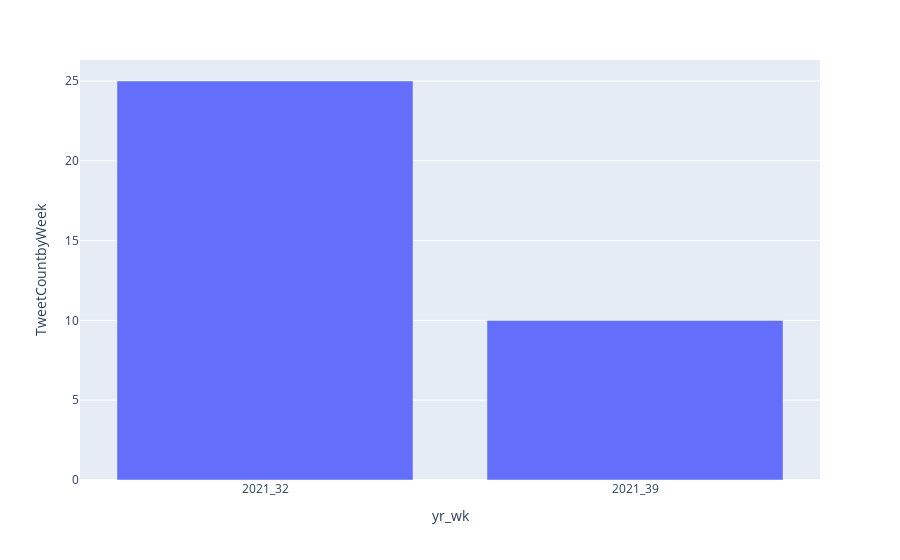

Notebook code for this chart:
### Code cell
tempdf = ps.DataFrame(dfWeek)

tempdf.plot(kind='bar', x='yr_wk', y='TweetCountbyWeek')

### Figure 1 — Plotly figure (JSON) as saved in the notebook; plotly's stock layout.template omitted (floating-point values rounded to 4 significant figures)
{"data": [{"alignmentgroup": "True", "hovertemplate": "yr_wk=%{x}<br>TweetCountbyWeek=%{y}<extra></extra>", "legendgroup": "", "marker": {"color": "#636efa", "pattern": {"shape": ""}}, "name": "", "offsetgroup": "", "orientation": "v", "showlegend": false, "textposition": "auto", "type": "bar", "x": ["2021_32", "2021_39"], "xaxis": "x", "y": [25, 10], "yaxis": "y"}], "layout": {"barmode": "relative", "legend": {"tracegroupgap": 0}, "margin": {"t": 60}, "xaxis": {"anchor": "y", "domain": [0, 1], "title": {"text": "yr_wk"}}, "yaxis": {"anchor": "x", "domain": [0, 1], "title": {"text": "TweetCountbyWeek"}}}}
